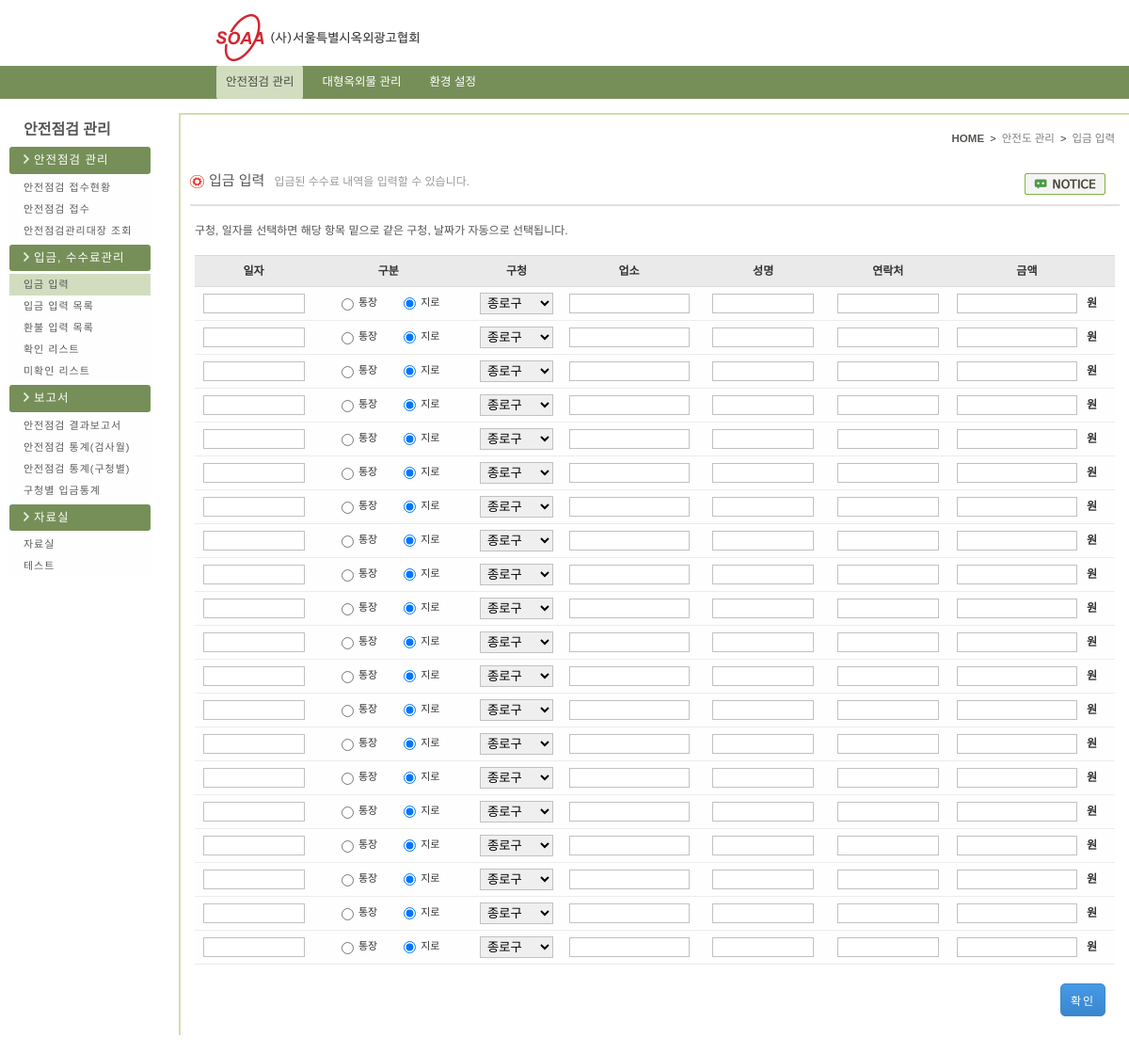
Screenshot of /safeChk_Mng/charge/giro_reg.php (signed in) with the database file from the repository.
### tables this page shows
CREATE TABLE `menu` (
  `idx` varchar(1) NOT NULL default '',
  `idx_sub` varchar(4) NOT NULL default '',
  `menu_nm` varchar(20) default NULL,
  `url` varchar(100) default NULL,
  `use_gubun` char(1) default NULL,
  `insert_date` datetime default NULL,
  `update_date` datetime default NULL,
  `insert_id` varchar(10) default NULL,
  PRIMARY KEY  (`idx`,`idx_sub`)
);

### config/function.php (called while the page is built, shortened)
<?
function fn_select($condition, $tbl, $where){
	$sql =  "SELECT " . $condition;
	$sql .= " FROM " . $tbl;
	if($where){
		$sql .= " WHERE " . $where;
	}
	$result = mysql_query($sql);
	return $result;
}
?>

### safeChk_Mng/charge/giro_reg.php (the view, shortened to what this page needs)
<?  include $_SERVER["DOCUMENT_ROOT"] . "/safeChk_Mng/left_menu.php"; ?>
<link rel="stylesheet" type="text/css" href="/css/admin/giro_reg.css">
<section class="contents">
            	<div class="contents_con">
                    <div class="top_unit">
                        <div class="inner_jump"><a href="#"><span class="first">HOME</span></a>&nbsp;&nbsp;&gt;&nbsp;&nbsp;<a href="#">안전도&nbsp;관리</a>&nbsp;&nbsp;&gt;&nbsp;&nbsp;<a href="#">입금&nbsp;입력</a></div>
                        <p class="contop_title"><img src="/img/set_icon.png" alt="icon">입금&nbsp;입력<span class="contop_tip">입금된&nbsp;수수료&nbsp;내역을&nbsp;입력할&nbsp;수&nbsp;있습니다&#46;</span><span class="info_notice"><a href="#"><img src="/img/notice.png" alt="알림"></a></span></p>
                    </div>
                    <div class="line"></div>
                    <div class="contain">
                        <p class="contain_tip">구청&#44;&nbsp;일자를&nbsp;선택하면&nbsp;해당&nbsp;항목&nbsp;밑으로&nbsp;같은&nbsp;구청&#44;&nbsp;날짜가&nbsp;자동으로&nbsp;선택됩니다&#46;</p>
                        <div class="con_table">
							<form name="form" method="post">
                            <table>
                                <colgroup>
                                    <col width="140px">
                                    <col width="264px">
                                    <col width="140px">
                                    <col width="*">
                                    <col width="200px">
                                    <col width="*">
                                    <col width="230px">
                                </colgroup>
                                <tr>
                                    <th>일자</th>
                                    <th>구분</th>
                                    <th>구청</th>
                                    <th>업소</th>
                                    <th>성명</th>
                                    <th>연락처</th>
                                    <th>금액</th>
                                </tr>
								<? for($i=1; $i<=20; $i++){	?>
								<tr>
                                    <td class="date">
										<input type="text" class="w100" id="input_date<?=$i;?>" name="input_money_date[]" onclick="date_loop('<?=$i;?>')">
									</td>
                                    <td class="radio_choose">
                                        <input type="radio" name="<?=$i?>_input_pay_type[]" class="gubun_rd" value="BB" >통장
										<input type="radio" name="<?=$i?>_input_pay_type[]" class="gubun_rd01" value="EB"  checked>지로
                                    </td>
                                    <td class="con_table_guchung">
                                        <select name="gu_office[]" onchange="selectbox_allChange(this.value, '<?=$i?>');">
											<?
												$result = fn_select("en_nm, ko_nm", "common_selectbox", "code='10' order by order_idx");
												while($rs = mysql_fetch_array($result)){
											?>
                                            <option value="<?=$rs["en_nm"]?>" <? if($gu_office == $rs["en_nm"]) { echo "selected=selected";}?>><?=$rs["ko_nm"]?></option>
											<? } ?>
                                        </select>
                                    </td>
                                    <td class="corp_name"><input type="text" class="w120" name="c_corp_nm[]"></td>
                                    <td class="name"><input type="text" class="w100" name="c_ceo_nm[]"></td>
                                    <td class="phone"><input type="text" class="w100" name="c_tel[]"></td>
                                    <td class="cash"><input type="text" class="w130" name="check_pay[]" value="" onkeyup="commaNumArray('<?=$i?>',this.value);" maxlength="10">원</td>
                                </tr>
								<? } ?>
                            </table>
                            <p class="con_table_btn">
								<input type="button" value="확인" id="submit_btn" onclick="giro_reg_proc('giro_reg_proc');">
							</p>
							</form>
                        </div>
                    </div>
                </div>
            </section>
        </section>
	</div>
</body>
</html>

### safeChk_Mng/left_menu.php (shortened to what this page needs)
<?  include_once $_SERVER["DOCUMENT_ROOT"] . "/config/function.php"; ?>
<?
	include $_SERVER["DOCUMENT_ROOT"] . "/head.php";
	$this_page = array_pop(explode("/", $_SERVER["REQUEST_URI"]));
	$this_page = explode(".", $this_page);
?>
        <section id="section">
        	<section class="lnb">
            	<h4 class="lnb_title">안전점검&nbsp;관리</h4>
            	<ul>
					<?
						$result = fn_select("idx_sub, menu_nm, url", "menu", "length(idx_sub) < 3  and idx_sub between '10' and '40'");
						$i=1;
						while($rs = mysql_fetch_array($result)){
					?>
						<li class="bg_catch"><img src="/img/arrow_right.png" alt="arrow_right"><?=$rs["menu_nm"]?></li>
						<?
							$result_sub = fn_select("idx_sub, menu_nm, url", "menu", "length(idx_sub) > 3 and idx_sub like '" .$i ."0%'");
							while($rs_sub = mysql_fetch_array($result_sub)){
								$click_page = array_pop(explode("/", $rs_sub["url"]));
								$click_page = explode(".", $click_page);
								if($click_page[0] == $this_page[0]){
						?>
		                    <li class="click"><a href="<?=$rs_sub["url"]?>"><?=$rs_sub["menu_nm"]?></a></li>
						<?		}else{	?>
		                    <li><a href="<?=$rs_sub["url"]?>"><?=$rs_sub["menu_nm"]?></a></li>
						<?
								}
							}
							$i++;
						?>
					<? } ?>
                </ul>
            </section>

### css/admin/common.css (style rules this page uses)
body { margin:0;padding:0;font-family:'nanumbarun_gothic',sans-serif, Arial;font-size:11px;color:#333 }
adress, article, aside,figure,footer, header, hgroup, menu, nav, section { display:block }
a { text-decoration:none;color:#333 }
ul, li { list-style:none }
html { overflow-x:auto;overflow-y:scroll;min-height:1000px; }
img { border:0;outline:none }
#section { overflow:hidden;margin:20px auto; }
.lnb { width:150px;overflow:hidden;float:left;margin-left:10px }
.lnb_title { margin:10px 0 10px 15px;font-family:'nanumbarun_gothic',sans-serif;color:#585858;font-size:16px }
.lnb ul { width:10% }
.lnb ul li a { width:135px;display:inline-block;padding:6px 0 6px 15px;font-family:'nanumbarun_gothic',sans-serif;letter-spacing:1px;background:#fefefe;color:#5d5d5d }
.lnb ul li.click a { background:#d2ddbf;color:#555 }
.bg_catch { width:135px;background:#768f58;color:#fefefe;margin:3px 0;padding:8px 0 8px 15px;font-family:'nanumbarun_gothic',sans-serif;font-size:12.5px;letter-spacing:1px;border:none;border-radius:3px;-moz-border-radius:3px;-webkit-border-radius:3px;-o-border-radius:3px }
.bg_catch img { margin-right:5px }
.contents { overflow:hidden;padding-left:30px; }
.contents_con { overflow:hidden;padding:10px;border-top:2px solid #d4deb0;border-left:2px solid #d4deb0 }
.top_unit { overflow:hidden }
.inner_jump { display:inline-block;float:right;margin:10px 5px 10px 0 }
.first { font-weight:bold;color:#555650 }
.inner_jump a { font-size:11.5px;color:#7d7d7d }
.contop_title { overflow:hidden;font-family:'nanumgothic_Bold',sans-serif;font-size:15px;color:#565656;margin-top:20px }
.contop_title img { vertical-align:middle;margin-right:5px }
.contop_tip { margin-left:10px;font-size:12px;color:#999 }
.line { border-top:2px solid #e2e1e1;margin-top:10px }
.contain { width:99%;overflow:hidden;margin:10px auto }
.info_notice { float:right;margin-right:10px }
.info_notice img { vertical-align:middle }

### css/admin/giro_reg.css (style rules this page uses)
input[type="text"], select { border:1px solid #c1c1c1;vertical-align:middle }
select { padding:2px 3px }
.contain_tip { width:100%;height:auto;font-size:12px;color:#555;margin:10px 0 }
.con_table { width:100%;overflow:hidden;margin-top:20px }
table { width:100%;border-collapse:collapse }
.con_table th { background:#eaeaea;border-top:1px solid #d9d9d9;border-bottom:1px solid #d9d9d9;padding:10px 0;font-size:12px }
.con_table td { background:#fefefe;border-top:1px solid #ededed;border-bottom:1px solid #ededed;padding:6px 0;text-align:center }
.cash { font-size:12px;font-weight:bold }
.con_table_btn { float:right;margin:20px 10px 0 0; }
#submit_btn { background:#3986cd;background:-webkit-gradient(linear, left top, left bottom, from(#469ae6), to(#3986cd));background:-moz-linear-gradient(top, #469ae6, #3986cd); filter:progid:DXImageTransform.Microsoft.gradient(startColorstr='#469ae6', endColorstr='#3986cd');color:#fff;border:solid 1px #4289c9;border-radius:5px;-moz-border-radius:5px;-webkit-border-radius:5px;-o-border-radius:5px;padding:8px 10px;cursor:pointer;font-family:'nanumgothic_Bold',sans-serif;letter-spacing:2px;font-size:12px }
.gubun_rd { margin-right:5px;vertical-align:middle }
.gubun_rd01 { margin:0 5px 0 25px;vertical-align:middle }
.w100 { width:100px;padding:2px 3px }
.w120 { width:120px;padding:2px 3px }
.w130 { width:120px;padding:2px 3px;margin-right:10px }

### rows the page displays
menu: menu_nm "안전점검 관리"
menu: menu_nm "안전점검 접수현황"
menu: menu_nm "안전점검 접수"
menu: menu_nm "안전점검관리대장 조회"
menu: menu_nm "입금, 수수료관리"
menu: menu_nm "입금 입력"
menu: menu_nm "입금 입력 목록"
menu: menu_nm "환불 입력 목록"
menu: menu_nm "확인 리스트"
menu: menu_nm "미확인 리스트"
menu: menu_nm "보고서"
menu: menu_nm "안전점검 결과보고서"
menu: menu_nm "안전점검 통계(검사월)"
menu: menu_nm "안전점검 통계(구청별)"
menu: menu_nm "구청별 입금통계"
menu: menu_nm "자료실"
menu: menu_nm "자료실"
menu: menu_nm "테스트"

### other values shown
form field value "종로구"
